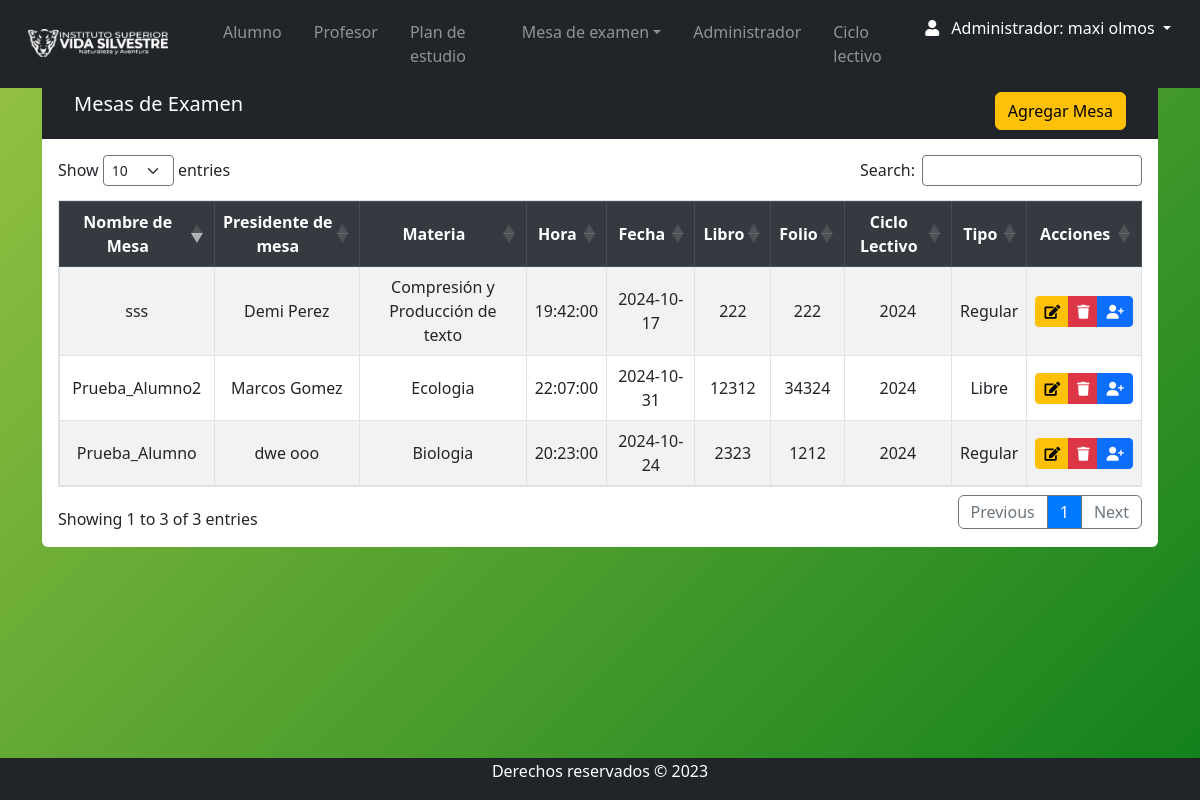
The app's page /Views/admin/mesa_alumno.php (signed in) with its own data.
### tables this page shows
CREATE TABLE `mesa_examen` (
  `id_mesa` int(11) NOT NULL,
  `id_materia` int(11) DEFAULT NULL,
  `fecha` date DEFAULT NULL,
  `nombre_mesa` varchar(30) DEFAULT NULL,
  `hora` time DEFAULT NULL,
  `id_ciclo` int(11) DEFAULT NULL,
  `id_tipo` int(11) DEFAULT NULL,
  `estado` varchar(11) DEFAULT NULL,
  `libro` varchar(20) NOT NULL,
  `folio` int(11) DEFAULT NULL,
  `id_t` int(11) NOT NULL
);

CREATE TABLE `tribunal` (
  `id_t` int(11) NOT NULL,
  `presidente` varchar(50) NOT NULL,
  `primer` varchar(50) DEFAULT NULL,
  `segundo` varchar(50) DEFAULT NULL,
  `fecha_1` date NOT NULL,
  `fecha_2` date NOT NULL,
  `observacion` varchar(100) NOT NULL
);

CREATE TABLE `materia` (
  `id_materia` int(11) NOT NULL,
  `Nombre` varchar(255) DEFAULT NULL,
  `descripcion` varchar(50) DEFAULT NULL,
  `horas` varchar(5) DEFAULT NULL,
  `num_resolucion` varchar(15) DEFAULT NULL,
  `año_cursado` varchar(5) NOT NULL,
  `id_tipo` int(11) DEFAULT NULL,
  `estado` varchar(11) DEFAULT NULL,
  `plan_estudio` varchar(50) DEFAULT NULL
);

CREATE TABLE `ciclo_lectivo` (
  `id_ciclo` int(11) NOT NULL,
  `nombre_ciclo` varchar(50) DEFAULT NULL,
  `fecha_inicio` date DEFAULT NULL,
  `fecha_fin` date DEFAULT NULL,
  `Estado` varchar(11) DEFAULT NULL,
  `created_at` timestamp NOT NULL DEFAULT current_timestamp(),
  `updated_at` timestamp NOT NULL DEFAULT current_timestamp() ON UPDATE current_timestamp(),
  `ciclo_actual` tinyint(4) NOT NULL
);

CREATE TABLE `tipo` (
  `id_tipo` int(11) NOT NULL,
  `nombre_tipo` varchar(50) NOT NULL
);

### Views/admin/mesa_alumno.php (the view, shortened to what this page needs)
<?php
require '../../conn/connection.php';
$query = "SELECT mesa_examen.*,
                 materia.nombre AS nombre_materia,
                 ciclo_lectivo.nombre_ciclo,
                 nombre_tipo AS nombre_tipo,
                 tribunal.presidente
          FROM mesa_examen
          INNER JOIN materia ON mesa_examen.id_materia = materia.id_materia
          LEFT JOIN ciclo_lectivo ON mesa_examen.id_ciclo = ciclo_lectivo.id_ciclo
           LEFT JOIN tribunal ON mesa_examen.id_t = tribunal.id_t
          LEFT JOIN tipo ON mesa_examen.id_tipo = tipo.id_tipo WHERE  mesa_examen.estado= 'Activo'";
$result = $db->query($query);
?>
<?php require 'navbar.php'; ?>
    <div class="container mt-3">
        <div class="card rounded-2 border-0">
            <di class="card-header pb-0 bg-dark text-white ">
                <h5 class="card-header bg-dark text-white"> Mesas de Examen
                <a class="btn btn-warning float-right mb-2" href="mesa_examen_add.php">Agregar Mesa</a>
                    </h5>
            </di>
            <div class="card-body table-responsive">
                <table id="example" class="table table-striped table-bordered  " cellspacing="0" width="100%">
                    <thead class="thead-dark">
                        <tr>
                            <th>Nombre de Mesa</th>
                            <th>Presidente de mesa</th>
                            <th>Materia</th>
                            <th>Hora</th>
                            <th>Fecha </th>
                            <th>Libro</th>
                            <th>Folio</th>
                            <th>Ciclo Lectivo</th>
                            <th>Tipo</th>
                            <th>Acciones </th>
                        </tr>
                    </thead>
                    <tbody>
                        <?php
                        while ($row = $result->fetch(PDO::FETCH_ASSOC)) {
                            echo "<tr>";
                            echo "<td>" . $row['nombre_mesa'] . "</td>";
                            echo "<td>" . $row['presidente'] . "</td>";
                            echo "<td>" . $row['nombre_materia'] . "</td>";
                            echo "<td>" . $row['hora'] . "</td>";
                            echo "<td>" . $row['fecha'] . "</td>";
                            echo "<td>" . $row['libro'] . "</td>";
                            echo "<td>" . $row['folio'] . "</td>";
                            echo "<td>" . $row['nombre_ciclo'] . "</td>";
                            echo "<td>" . $row['nombre_tipo'] . "</td>";
                        ?>
                        <td class="text-center">
                                                    <div class="btn-group">
                                                        <a href="mesa_edit.php?id=<?php echo $row['id_mesa']; ?>" class="btn btn-warning btn-sm" title="Editar" role="button">
                                                            <i class="fas fa-edit"></i>
                                                        </a>
                                                        <a href="javascript:eliminar6(<?php echo $row['id_mesa'];?>)" class="btn btn-danger btn-sm" title="Borrar" role="button">
                                                            <i class="fas fa-trash"></i>
                                                        </a>
                                                        <a href="alum_aconvocar.php?id=<?php echo $row['id_mesa'];?>" class="btn btn-primary btn-sm" title="Alumno" role="button">
                                                        <i class="fa-solid fa-user-plus"></i>
                                                        </a>
                                                    </div>
                                                </td>
                             <?php
                               echo "</tr>";
                                }
                                ?>
                    </tbody>
                </table>
            </div>
        </div>
    </div>
<?php require 'footer.php'; ?>

### css/style.css (style rules this page uses)
body { background: linear-gradient(135deg, #98c343, #10801c); position: relative; padding-bottom: 10px; min-height: 100vh; }
th, td { text-align: center !important; vertical-align: middle !important; }

### records on screen
mesa_examen: nombre_mesa "sss", id_t.presidente "Demi Perez", id_materia.Nombre "Compresión y Producción de texto", hora "19:42:00", fecha "2024-10-17", libro "222", folio "222", id_ciclo.nombre_ciclo "2024", id_tipo.nombre_tipo "Regular"
mesa_examen: nombre_mesa "Prueba_Alumno", id_t.presidente "dwe ooo", id_materia.Nombre "Biologia", hora "20:23:00", fecha "2024-10-24", libro "2323", folio "1212", id_ciclo.nombre_ciclo "2024", id_tipo.nombre_tipo "Regular"
mesa_examen: nombre_mesa "Prueba_Alumno2", id_t.presidente "Marcos Gomez", id_materia.Nombre "Ecologia", hora "22:07:00", fecha "2024-10-31", libro "12312", folio "34324", id_ciclo.nombre_ciclo "2024", id_tipo.nombre_tipo "Libre"

### other values on screen
$_SESSION['nombre'] "maxi"
$_SESSION['apellido'] "olmos"
